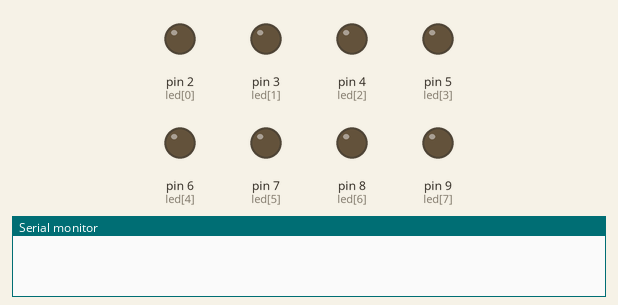
This sketch was run on a simulated Arduino Uno, built with avr-gcc and run on an emulated ATmega328P. Parts: output pins drawn as LEDs (lit = HIGH), the last lines printed to the serial monitor.

Above: at 0.1 s.
At 2.1 s:
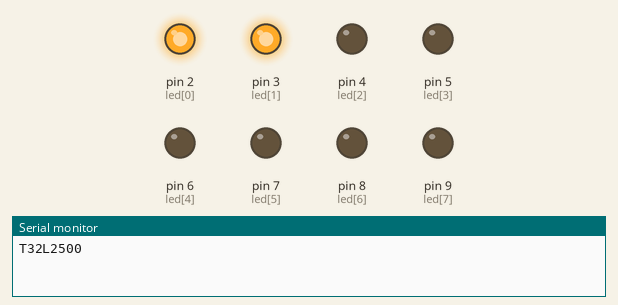
At 12.1 s:
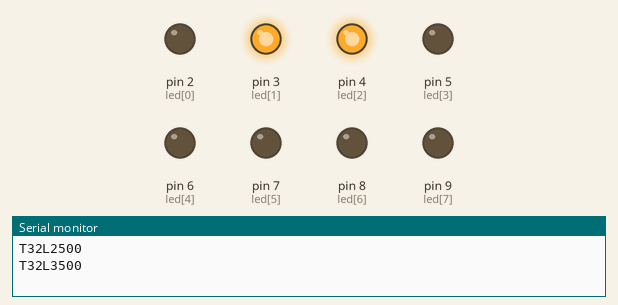
At 22.1 s:
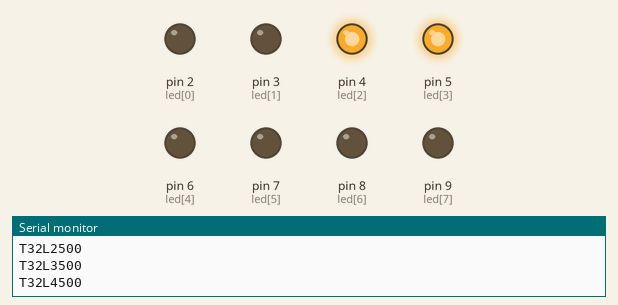
At 32.1 s:
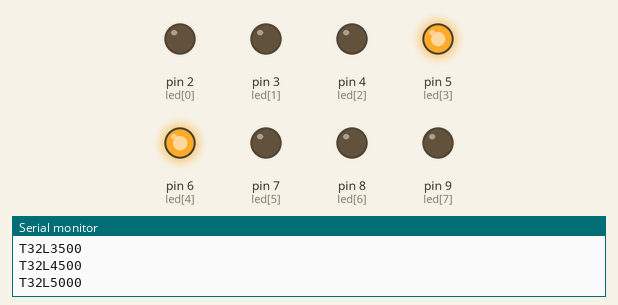
Timing chart, 0 to 33.6 s (numbered marks = the images above):
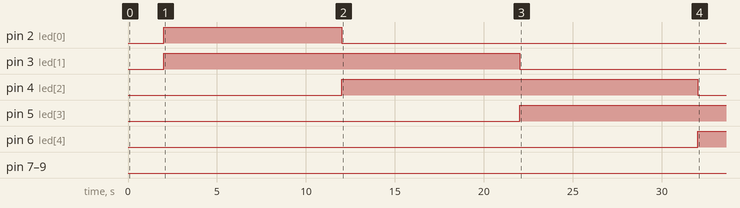

The sketch:

arduino101.ino
```cpp
#include <SoftwareSerial.h>
SoftwareSerial mySerial(10, 11);

int temp;
String str;

#define N 8
int led[N] = {2, 3, 4, 5, 6, 7, 8, 9};
bool led_status[N] = {0, 0, 0, 0, 0, 0, 0, 0};

int load_value[N] = {1000, 1500, 2000, 2500, 2500, 2000, 1500, 1000};

void setup()
{

  Serial.begin(115200);
  mySerial.begin(115200);

  for (int i = 0; i < N; i++)
  {
    pinMode(led[i], OUTPUT);
  }

  delay(2000);
}

int j = 0, k = 1;
void loop()
{

  updateLeds(0);
  updateLed(j, 1);
  updateLed(k, 1);

  temp = 32;
  str = String('T') + String(temp) + String('L') + String(getLoad());

  Serial.println(str);
  mySerial.println(str);

  j = (j + 1) % N;
  k = (k + 1) % N;
  delay(10000);
}

void updateLed(int i, bool status)
{
  digitalWrite(led[i], status);

  led_status[i] = status;
}

void updateLeds(bool status)
{
  for (int i = 0; i < N; i++)
    updateLed(i, status);
}

int getLoad()
{
  int total_load = 0;

  for (int i = 0; i < N; i++)
    if (led_status[i])
      total_load += load_value[i];

  return total_load;
}
```

Measured:
- by itself, pin 2 (led[0]): LOW → HIGH at 2.0 s, → LOW 10.0 s later
- by itself, pin 3 (led[1]): LOW → HIGH at 2.0 s, → LOW 20.0 s later
- by itself, pin 4 (led[2]): LOW → HIGH at 12.0 s, → LOW 20.0 s later
- by itself, pin 5 (led[3]): LOW → HIGH at 22.0 s
- by itself, pin 6 (led[4]): LOW → HIGH at 32.0 s
